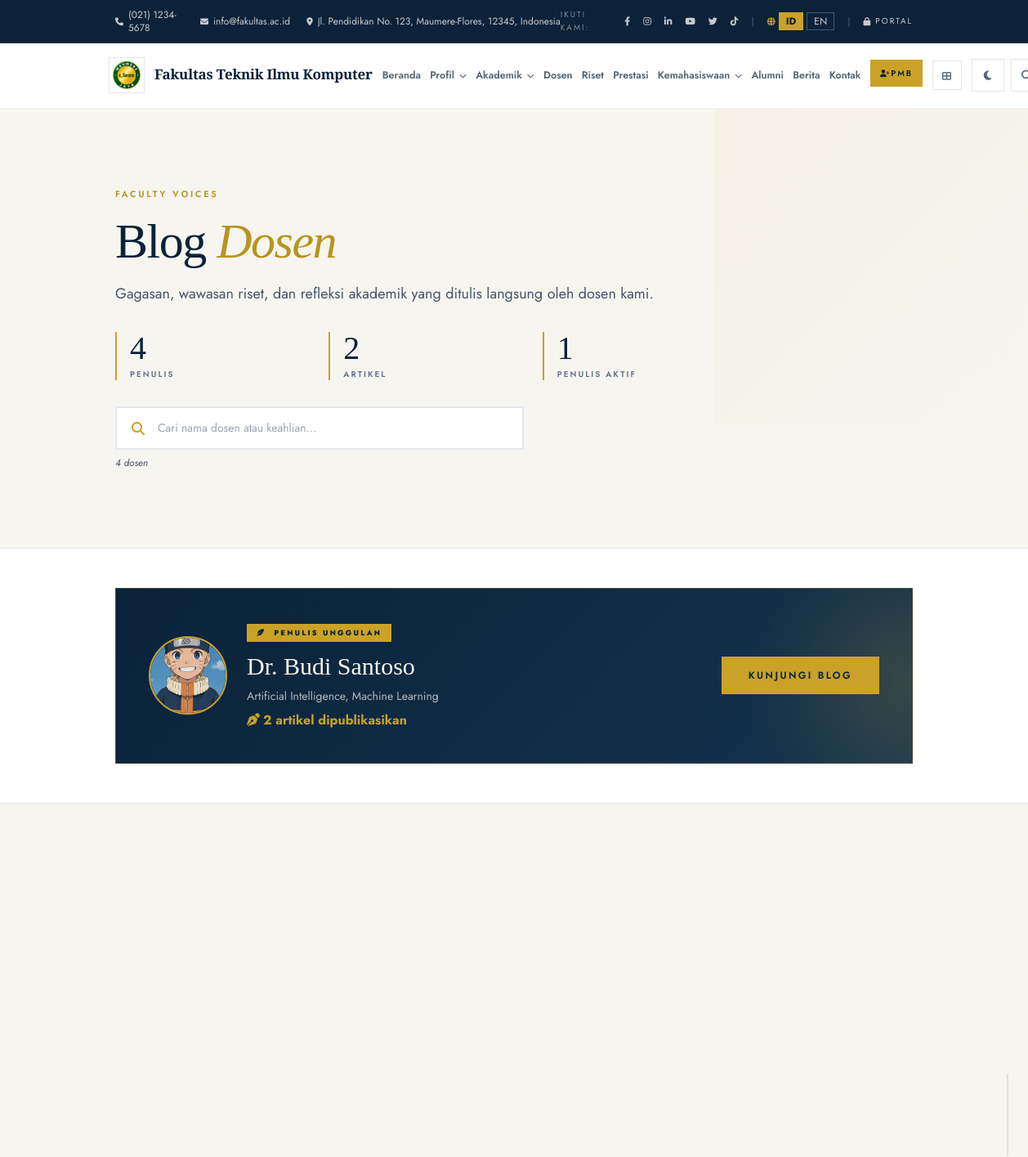
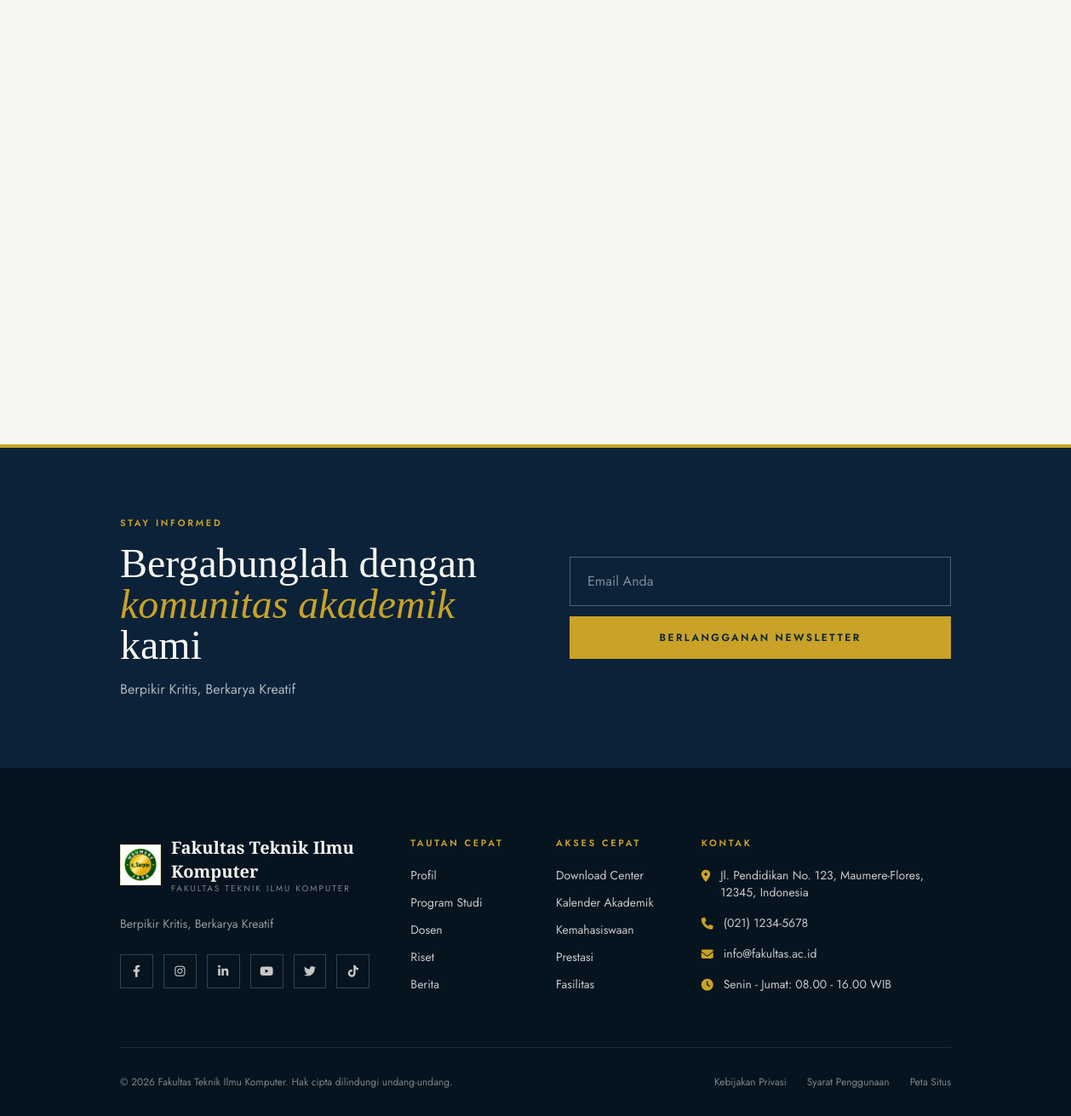
Screenshot of /index.php/lecturerblog with the database file from the repository (2 pictures, top to bottom).
### tables this page shows
CREATE TABLE `site_settings` (
  `id` int(11) NOT NULL AUTO_INCREMENT,
  `setting_key` varchar(100) NOT NULL,
  `setting_value` text,
  `setting_type` enum('text','number','image','json') DEFAULT 'text',
  `updated_at` datetime DEFAULT CURRENT_TIMESTAMP ON UPDATE CURRENT_TIMESTAMP,
  PRIMARY KEY (`id`),
  UNIQUE KEY `setting_key` (`setting_key`)
);

CREATE TABLE `lecturers` (
  `id` int(11) NOT NULL AUTO_INCREMENT,
  `nidn` varchar(20) NOT NULL,
  `name` varchar(150) NOT NULL,
  `title_front` varchar(50) DEFAULT NULL,
  `title_back` varchar(50) DEFAULT NULL,
  `email` varchar(100) DEFAULT NULL,
  `phone` varchar(20) DEFAULT NULL,
  `expertise` varchar(255) DEFAULT NULL,
  `education` varchar(255) DEFAULT NULL,
  `google_scholar_url` varchar(255) DEFAULT NULL,
  `sinta_url` varchar(255) DEFAULT NULL,
  `scopus_url` varchar(255) DEFAULT NULL,
  `photo` varchar(255) DEFAULT NULL,
  `is_active` tinyint(1) DEFAULT '1',
  `created_at` datetime DEFAULT CURRENT_TIMESTAMP,
  PRIMARY KEY (`id`),
  UNIQUE KEY `nidn` (`nidn`),
  KEY `idx_nidn` (`nidn`)
);

### application/views/frontend/lecturer_blog_index.php (the view, shortened to what the rows shown need)
<?php $EN = (get_site_lang() == 'en'); ?>
<section class="bg-ivory border-b border-gray-200 relative overflow-hidden">
    <div class="container mx-auto px-6 py-16 md:py-24 relative">
        <div class="max-w-3xl">
            <h1 class="font-serif text-5xl md:text-6xl font-light text-navy tracking-tight leading-[1.05]">
                Blog <em class="italic text-gold-muted">Dosen</em>
            </h1>
        </div>
    </div>
</section>
<?php if (!empty($lecturers)):
    $featured = null;
    $max_posts = 0;
    foreach ($lecturers as $l) {
        if (($l->total_posts ?? 0) > $max_posts) {
            $max_posts = $l->total_posts;
            $featured = $l;
        }
    }
    if ($featured && $max_posts > 0):
?>
<section class="py-12 bg-white border-b border-gray-200">
    <div class="container mx-auto px-6">
        <div class="featured-author flex flex-col md:flex-row md:items-center gap-6">
            <div class="w-24 h-24 rounded-full overflow-hidden border-2 border-gold flex-shrink-0 relative z-10">
                <?php if ($featured->photo): ?>
                    <img src="<?= base_url('assets/uploads/' . $featured->photo) ?>" class="w-full h-full object-cover" alt="">
                <?php else: ?>
                    <div class="w-full h-full bg-navy-light flex items-center justify-center font-serif text-3xl text-gold"><?= strtoupper(substr($featured->name, 0, 1)) ?></div>
                <?php endif; ?>
            </div>
            <div class="relative z-10 flex-1">
                <span class="featured-badge"><i class="fas fa-feather-alt mr-1"></i><?= $EN ? 'Featured Author' : 'Penulis Unggulan' ?></span>
                <h3 class="font-serif text-2xl md:text-3xl font-light text-ivory mt-3 mb-2">
                    <?= html_escape(trim(($featured->title_front ?? '') . ' ' . $featured->name)) ?>
                </h3>
                <p class="text-ivory/70 text-sm"><?= html_escape(character_limiter($featured->expertise ?? '', 120)) ?></p>
                <p class="text-gold font-bold mt-2"><i class="fas fa-pen-nib mr-1"></i><?= $featured->total_posts ?> <?= $EN ? 'articles published' : 'artikel dipublikasikan' ?></p>
            </div>
            <a href="<?= base_url('lecturerblog/view/' . $featured->id) ?>" class="btn-gold px-8 py-3 text-xs uppercase tracking-editorial font-bold flex-shrink-0 relative z-10">
                <?= $EN ? 'Visit Blog' : 'Kunjungi Blog' ?>
            </a>
        </div>
    </div>
</section>
<?php endif; endif; ?>

### application/views/templates/header.php (shortened to what the rows shown need)
<?php
$CI =& get_instance();
$app_scale      = $CI->Setting_model->get('font_scale', 'md');
$site_lang      = get_site_lang();
$EN             = ($site_lang == 'en');
$site_name      = $CI->Setting_model->get('site_name', 'Fakultas Ilmu Komputer');
$site_logo      = $CI->Setting_model->get('site_logo', '');
$contact_phone  = $CI->Setting_model->get('contact_phone', '(021) 1234-5678');
$contact_email  = $CI->Setting_model->get('contact_email', 'info@fakultas.ac.id');
$contact_address= $CI->Setting_model->get('contact_address', 'Jakarta, Indonesia');
$name_parts = preg_split('/\s*[&]\s*/', $site_name, 2);
$name_line1 = trim($name_parts[0] ?? $site_name);
?>
<!DOCTYPE html>
<html lang="<?= $site_lang ?>" class="fs-<?= html_escape($app_scale) ?>">
<head>
    <script src="https://cdn.tailwindcss.com"></script>
    <link rel="stylesheet" href="https://cdnjs.cloudflare.com/ajax/libs/font-awesome/6.4.0/css/all.min.css">
    <link rel="stylesheet" href="<?= base_url('assets/css/public.css') ?>">
</head>
<body class="bg-ivory">
<div class="bg-navy text-ivory/80 text-xs py-2.5 border-b border-navy-light">
    <div class="container mx-auto px-6 flex justify-between items-center">
        <div class="flex gap-5 items-center">
            <?php if ($contact_phone): ?>
            <a href="tel:<?= preg_replace('/[^0-9+]/', '', $contact_phone) ?>" class="hidden sm:inline-flex items-center gap-1.5 hover:text-gold transition" aria-label="<?= $EN ? 'Call us' : 'Telepon kami' ?>">
                <i class="fas fa-phone text-[10px]"></i><span><?= html_escape($contact_phone) ?></span>
            </a>
            <?php endif; ?>
            <?php if ($contact_email): ?>
            <a href="mailto:<?= html_escape($contact_email) ?>" class="hidden md:inline-flex items-center gap-1.5 hover:text-gold transition" aria-label="<?= $EN ? 'Email us' : 'Email kami' ?>">
                <i class="fas fa-envelope text-[10px]"></i><span><?= html_escape($contact_email) ?></span>
            </a>
            <?php endif; ?>
            <?php if ($contact_address): ?>
            <span class="hidden lg:inline-flex items-center gap-1.5">
                <i class="fas fa-map-marker-alt text-[10px]"></i><span class="max-w-xs truncate"><?= html_escape($contact_address) ?></span>
            </span>
            <?php endif; ?>
        </div>
    </div>
</div>
<nav id="mainNav" class="bg-white sticky top-0 z-50 transition-all duration-300 border-b border-gray-200/60" aria-label="Main navigation">
    <div class="container mx-auto px-4 xl:px-6">
        <div id="navInner" class="flex justify-between items-center gap-3 xl:gap-4 py-4 xl:py-5 transition-all duration-300">
            <a href="<?= base_url() ?>" class="brand-link flex items-center gap-3 shrink-0" title="<?= html_escape($site_name) ?>" aria-label="<?= html_escape($site_name) ?> - Home">
                <span class="brand-logo-wrap inline-flex">
                    <?php if ($site_logo): ?>
                        <img src="<?= base_url('assets/uploads/' . $site_logo) ?>" class="w-11 h-11 xl:w-12 xl:h-12 object-contain bg-white border border-gray-200 p-1" alt="Logo">
                    <?php else: ?>
                        <span class="w-11 h-11 xl:w-12 xl:h-12 bg-navy flex items-center justify-center text-ivory font-serif font-bold text-xl tracking-tight">F</span>
                    <?php endif; ?>
                </span>
                <span class="hidden lg:block leading-tight">
                    <span class="brand-name whitespace-nowrap"><?= html_escape($name_line1) ?></span>
                </span>
            </a>
        </div>
    </div>
</nav>
<main id="main-content">

### application/views/templates/footer.php (shortened to what the rows shown need)
<?php
$CI =& get_instance();
$site_logo  = $CI->Setting_model->get('site_logo', '');
$footer_tagline = $CI->Setting_model->get('footer_tagline', 'Mencetak generasi unggul dalam bidang teknologi dan ilmu komputer.');
$facebook_url = $CI->Setting_model->get('facebook_url', '#');
$instagram_url = $CI->Setting_model->get('instagram_url', '#');
$linkedin_url = $CI->Setting_model->get('linkedin_url', '#');
$youtube_url = $CI->Setting_model->get('youtube_url', '#');
$twitter_url = $CI->Setting_model->get('twitter_url', '');
$tiktok_url = $CI->Setting_model->get('tiktok_url', '');
$EN = get_site_lang() == 'en';
?>
</main>
<section class="bg-navy text-ivory py-20 border-t-4 border-gold">
    <div class="container mx-auto px-6">
        <div class="grid md:grid-cols-2 gap-12 items-center">
            <div>
                <p class="editorial-label text-gold mb-4">Stay Informed</p>
                <h2 class="font-serif text-4xl md:text-5xl font-light leading-tight mb-4">
                    <?= $EN ? 'Join our <em class="italic text-gold">academic community</em>' : 'Bergabunglah dengan <em class="italic text-gold">komunitas akademik</em> kami' ?>
                </h2>
                <p class="text-ivory/70 max-w-lg"><?= html_escape($footer_tagline) ?></p>
            </div>
        </div>
    </div>
</section>
<footer class="bg-navy-deep text-ivory/80 pt-20 pb-8">
    <div class="container mx-auto px-6">
        <div class="grid md:grid-cols-12 gap-12 pb-16 border-b border-ivory/10">
            <div class="md:col-span-4">
                <div class="flex items-center gap-3 mb-6">
                    <?php if ($site_logo): ?>
                        <img src="<?= base_url('assets/uploads/' . $site_logo) ?>" class="w-12 h-12 object-contain bg-white border border-gold/30 p-1" alt="Logo" loading="lazy">
                    <?php else: ?>
                        <div class="w-12 h-12 bg-gold text-navy flex items-center justify-center font-serif font-bold text-2xl">F</div>
                    <?php endif; ?>
                    <div class="leading-tight">
                    </div>
                </div>
                <p class="text-sm text-ivory/60 leading-relaxed mb-6 max-w-sm"><?= html_escape($footer_tagline) ?></p>
                <div class="flex gap-3">
                    <?php if ($facebook_url && $facebook_url !== '#'): ?><a href="<?= html_escape($facebook_url) ?>" target="_blank" rel="noopener" class="w-10 h-10 border border-ivory/20 flex items-center justify-center hover:bg-gold hover:border-gold hover:text-navy transition" aria-label="Facebook"><i class="fab fa-facebook-f text-sm"></i></a><?php endif; ?>
                    <?php if ($instagram_url && $instagram_url !== '#'): ?><a href="<?= html_escape($instagram_url) ?>" target="_blank" rel="noopener" class="w-10 h-10 border border-ivory/20 flex items-center justify-center hover:bg-gold hover:border-gold hover:text-navy transition" aria-label="Instagram"><i class="fab fa-instagram text-sm"></i></a><?php endif; ?>
                    <?php if ($linkedin_url && $linkedin_url !== '#'): ?><a href="<?= html_escape($linkedin_url) ?>" target="_blank" rel="noopener" class="w-10 h-10 border border-ivory/20 flex items-center justify-center hover:bg-gold hover:border-gold hover:text-navy transition" aria-label="LinkedIn"><i class="fab fa-linkedin-in text-sm"></i></a><?php endif; ?>
                    <?php if ($youtube_url && $youtube_url !== '#'): ?><a href="<?= html_escape($youtube_url) ?>" target="_blank" rel="noopener" class="w-10 h-10 border border-ivory/20 flex items-center justify-center hover:bg-gold hover:border-gold hover:text-navy transition" aria-label="YouTube"><i class="fab fa-youtube text-sm"></i></a><?php endif; ?>
                    <?php if ($twitter_url): ?><a href="<?= html_escape($twitter_url) ?>" target="_blank" rel="noopener" class="w-10 h-10 border border-ivory/20 flex items-center justify-center hover:bg-gold hover:border-gold hover:text-navy transition" aria-label="Twitter"><i class="fab fa-twitter text-sm"></i></a><?php endif; ?>
                    <?php if ($tiktok_url): ?><a href="<?= html_escape($tiktok_url) ?>" target="_blank" rel="noopener" class="w-10 h-10 border border-ivory/20 flex items-center justify-center hover:bg-gold hover:border-gold hover:text-navy transition" aria-label="TikTok"><i class="fab fa-tiktok text-sm"></i></a><?php endif; ?>
                </div>
            </div>
        </div>
    </div>
</footer>
</body>
</html>

### rows the page displays
site_settings: setting_value "(021) 1234-5678"
site_settings: setting_value "info@fakultas.ac.id"
site_settings: setting_value "Jl. Pendidikan No. 123, Maumere-Flores, 12345, Indonesia"
site_settings: setting_value (picture)
site_settings: setting_value "Fakultas Teknik Ilmu Komputer"
lecturers: photo (picture), title_front+name "Dr. Budi Santoso", expertise "Artificial Intelligence, Machine Learning"
site_settings: setting_value "Berpikir Kritis, Berkarya Kreatif"

### other values shown
t('topbar_follow') "IKUTI KAMI"
t('topbar_portal') "PORTAL"
t('nav_home') "Beranda"
t('nav_profil') "Profil"
t('nav_akademik') "Akademik"
t('nav_dosen') "Dosen"
t('nav_riset') "Riset"
t('nav_prestasi') "Prestasi"
t('nav_kemahasiswaan') "Kemahasiswaan"
t('nav_berita') "Berita"
count($lecturers) "4"
$total_posts "2"
$total_authors "1"
$featured->total_posts "2"
$site_name "Fakultas Teknik Ilmu Komputer"
